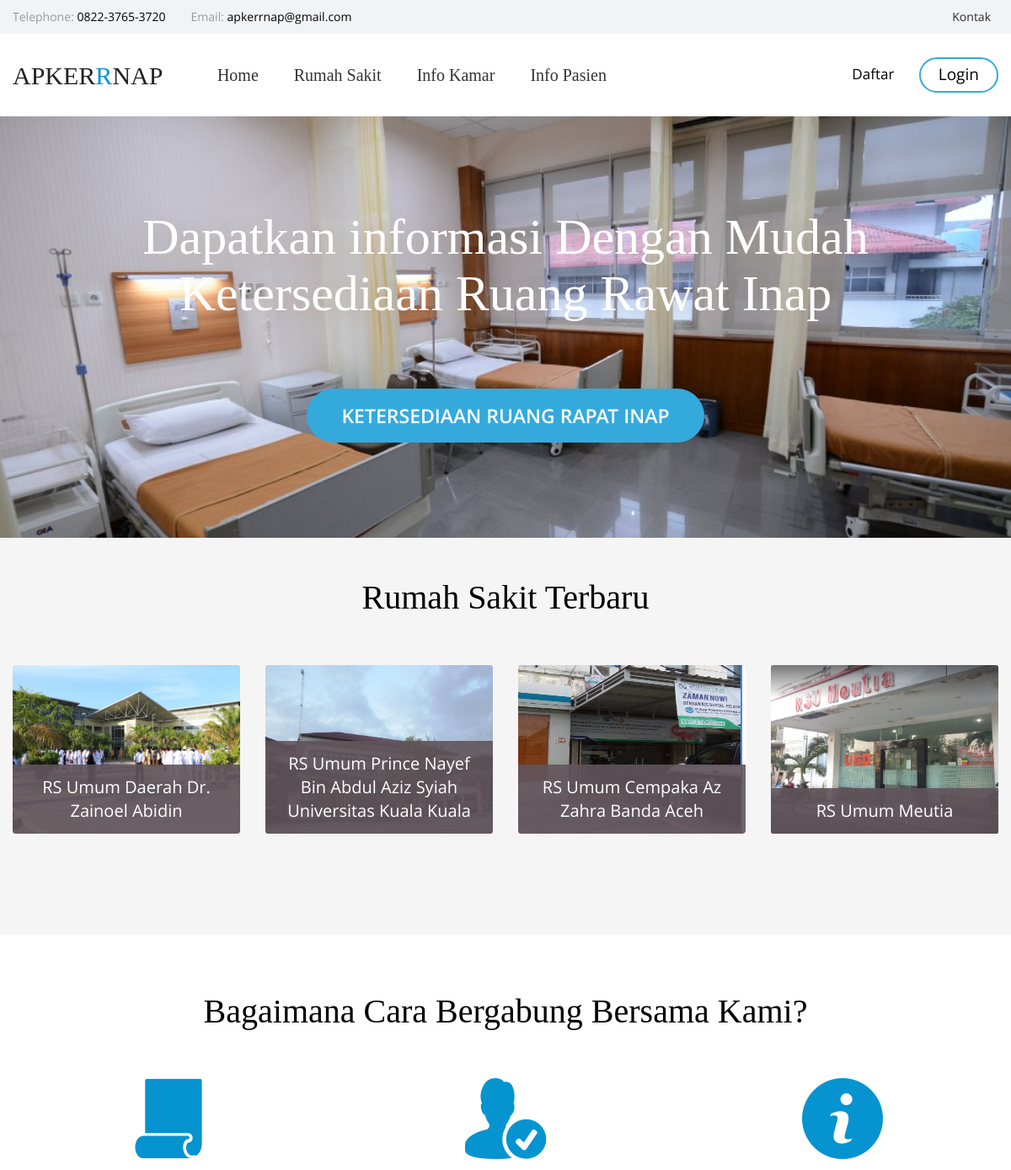
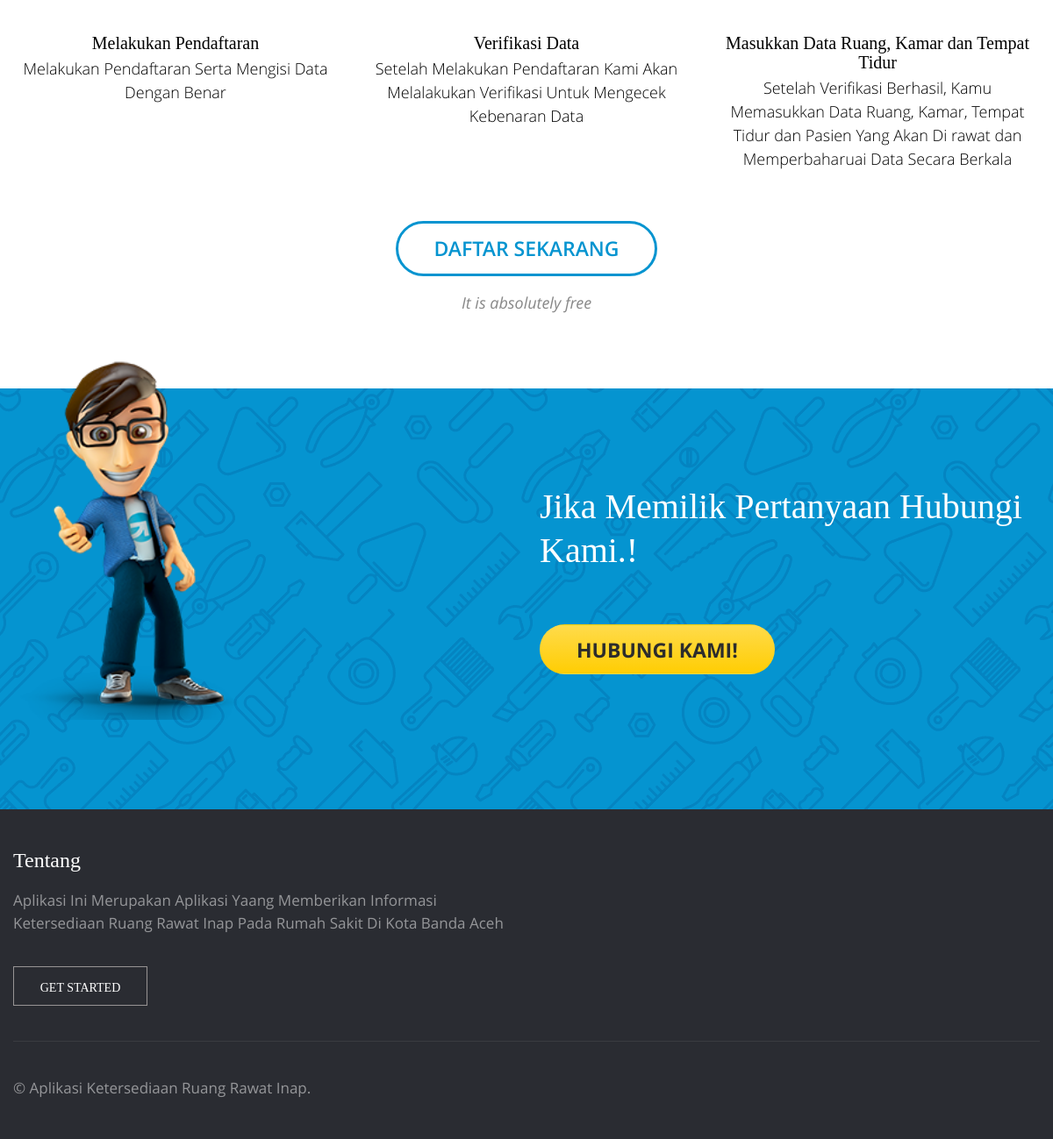
The page / on the database its author committed (2 pictures, top to bottom).
### tables this page shows
CREATE TABLE `rs` (
  `kode_rs` int(10) NOT NULL,
  `nama_rs` varchar(200) NOT NULL,
  `password` varchar(100) NOT NULL,
  `alamat` varchar(255) DEFAULT NULL,
  `email` varchar(50) NOT NULL,
  `no_hp` varchar(50) NOT NULL,
  `gambar` varchar(255) DEFAULT NULL,
  `tanggal_update` timestamp NOT NULL DEFAULT CURRENT_TIMESTAMP ON UPDATE CURRENT_TIMESTAMP,
  `id_pemilik` int(5) DEFAULT NULL,
  `id_kelas_rs` int(5) DEFAULT NULL,
  `id_jenis_rs` int(5) DEFAULT NULL,
  `verifikasi` int(2) DEFAULT NULL,
  `username_admin` varchar(50) DEFAULT NULL
);

### application/controllers/Welcome.php (called while the page is built, shortened)
<?php
class Welcome extends CI_Controller {
	 function __construct() {
 			$this->load->helper('url');
 			$this->load->library('session');
 			$this->load->database();
 			$this->load->model('M_Rs');
 	}
  public function index()
  {
 	 $data['lihat'] = $this->M_Rs->terbaru();
 	 $this->load->view('umum/index',$data);
  }
}

### index.php (called while the page is built, shortened)
<?php
require_once BASEPATH.'core/CodeIgniter.php';

### application/models/M_Rs.php (called while the page is built, shortened)
<?php
class M_Rs extends CI_Model{
    function terbaru()
    {
        $query=$this->db->query("SELECT * FROM `rs` LEFT JOIN pemilik_rs on pemilik_rs.id_pemilik=rs.id_pemilik left JOIN kelas_rs on kelas_rs.id_kelas_rs=rs.id_kelas_rs left JOIN jenis_rs on jenis_rs.id_jenis_rs=rs.id_jenis_rs WHERE rs.verifikasi='1' order by rs.tanggal_update DESC limit 4");
        return $query->result();
    }
}

### application/views/umum/index.php (the view, shortened to what this page needs)
<!DOCTYPE html>
<html lang="en">
<head>
    <link rel="stylesheet" type="text/css" href="<?php site_url(); ?>data_umum/vendors/bootstrap/css/bootstrap.min.css">
    <link rel="stylesheet" type="text/css" href="<?php site_url(); ?>data_umum/vendors/tether/css/tether.min.css">
    <link rel="stylesheet" type="text/css" href="<?php site_url(); ?>data_umum/vendors/animate-css/animate.css">
    <link rel="stylesheet" type="text/css" href="<?php site_url(); ?>data_umum/fonts/circular/styles.css">
    <link rel="stylesheet" type="text/css" href="<?php site_url(); ?>data_umum/fonts/open-sans/styles.css">
    <link rel="stylesheet" type="text/css" href="<?php site_url(); ?>data_umum/fonts/iconfont/styles.css">
    <?php echo $this->load->view('umum/share/warna', '', TRUE);?>
</head>
<body class="">
<?php echo $this->load->view('umum/share/menu', '', TRUE);?>
<div class="hero-master">
    <div class="container">
        <h2 class="hero-master__heading">Dapatkan informasi Dengan Mudah  <br> Ketersediaan Ruang Rawat Inap</h2>
        <a href="master-post-application.html" class="btn btn-primary btn-rounded hero-master__post-job">Ketersediaan Ruang Rapat Inap</a>
    </div>
</div>
<section class="popular-jobs">
    <h2 class="popular-jobs__heading">Rumah Sakit Terbaru</h2>
    <div class="container">
        <div class="row">
          <?php
             foreach($lihat as $rs){
           ?>
            <div class="col-lg-3">
                <a href="#" class="popular-jobs__item">
                    <img src="<?php echo site_url();
                              if($rs->gambar!=NULL){
                                  echo "gambar/";
                                  echo $rs->kode_rs;
                                  echo "/";
                                  echo $rs->gambar;
                                }else{
                                  echo"gambar/rs.png";
                                }
                                ?>" alt=""  height="200px"class="popular-jobs__item-image embed-responsive">
                    <div class="popular-jobs__item-title"><?php echo $rs->nama_rs?></div>
                </a>
            </div>
            <?php
            }
             ?>
        </div>
    </div>
</section>
<div class="features-master">
    <div class="container">
        <h2 class="features-master__heading">Bagaimana Cara Bergabung Bersama Kami?</h2>
        <div class="row">
            <div class="col-lg-4">
                <div class="features-master__item">
                    <span class="features-master__item-icon iconfont-paper-solid"></span>
                    <h6 class="features-master__item-title">Melakukan Pendaftaran</h6>
                    <p class="features-master__item-description">
                        Melakukan Pendaftaran Serta Mengisi Data Dengan Benar
                    </p>
                </div>
            </div>
            <div class="col-lg-4">
                <div class="features-master__item">
                    <span class="features-master__item-icon iconfont-user-checked"></span>
                    <h6 class="features-master__item-title">Verifikasi Data</h6>
                    <p class="features-master__item-description">
                        Setelah Melakukan Pendaftaran Kami Akan Melalakukan Verifikasi Untuk Mengecek Kebenaran Data
                    </p>
                </div>
            </div>
            <div class="col-lg-4">
                <div class="features-master__item">
                    <span class="features-master__item-icon iconfont-info-solid"></span>
                    <h6 class="features-master__item-title">Masukkan Data Ruang, Kamar dan Tempat Tidur</h6>
                    <p class="features-master__item-description">
                        Setelah Verifikasi Berhasil, Kamu Memasukkan Data Ruang, Kamar, Tempat Tidur dan Pasien Yang Akan Di rawat dan Memperbaharuai Data Secara Berkala
                    </p>
                </div>
            </div>
        </div>
        <div class="d-flex justify-content-center">
            <a href="<?php site_url(); ?>daftar" class="btn btn-outline-primary btn-rounded features-master__btn">Daftar Sekarang </a>
        </div>
        <div class="text-center mt-3 features-master__free-message">It is absolutely free</div>
    </div>
</div>
<div class="application-master">
    <div class="container">
        <div class="row">
            <div class="col-lg-6">
                <img src="<?php site_url(); ?>data_umum/images/master/application-person.png" alt="" class="application-master__person" width="45%">
            </div>
            <div class="col-lg-6">
                <h2 class="application-master__heading">
                    Jika Memilik Pertanyaan Hubungi Kami.!
                </h2>
                <a href="<?php site_url(); ?>contact" class="btn btn-rounded application-master__describe-btn">Hubungi Kami!</a>
            </div>
        </div>
    </div>
</div>
  <?php echo $this->load->view('umum/share/footer', '', TRUE);?>
</body>
</html>

### rows shown on the page
rs: kode_rs+gambar (picture), nama_rs "RS Umum Daerah Dr. Zainoel Abidin"
rs: nama_rs "RS Umum Prince Nayef Bin Abdul Aziz Syiah Universitas Kuala Kuala"
rs: kode_rs+gambar (picture), nama_rs "RS Umum Cempaka Az Zahra Banda Aceh"
rs: kode_rs+gambar (picture), nama_rs "RS Umum Meutia"
